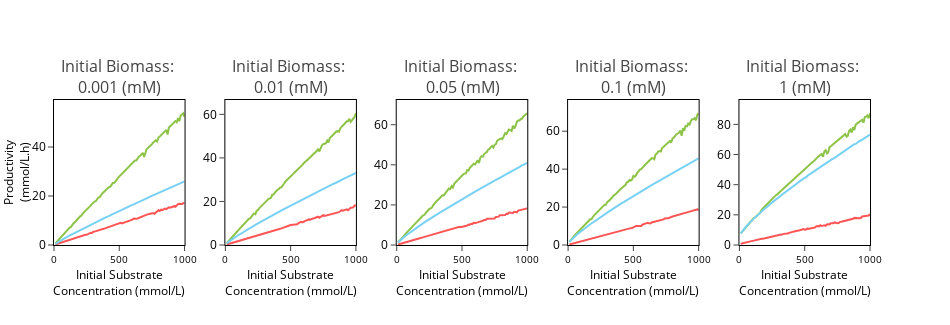

The cell this chart's notebook holds for it:
### Code cell
xaxis_titles = ['Productivity<br>(mmol/L.h)']
for j,metric in enumerate(['productivity']):
    titles = ["Initial Biomass: <br>"+str(sub_conc)+" (mM)" for sub_conc in pecaso_dict.keys()]
    fig = subplots.make_subplots(rows=1, cols=5, subplot_titles=titles,print_grid=False, horizontal_spacing=0.05)
    for i,sub_conc in enumerate(pecaso_dict.keys()):

        fig.add_trace(go.Scatter(x=pecaso_dict[sub_conc]['initial_substrate'], 
                                 y=pecaso_dict[sub_conc]['ts_best'][metric],
                                 name='Optimized Two Stage',
                                 legendgroup='ts_best', line={'color': '#8DC447'},
                                 showlegend=False), row=1, col=i+1)
        fig.add_trace(go.Scatter(x=pecaso_dict[sub_conc]['initial_substrate'], 
                                 y=pecaso_dict[sub_conc]['ts_sub'][metric],
                                 name='Traditional Two Stage',
                                 legendgroup='ts_sub', line={'color': '#FF5555'},
                                 showlegend=False), row=1, col=i+1)
        fig.add_trace(go.Scatter(x=pecaso_dict[sub_conc]['initial_substrate'], 
                                 y=pecaso_dict[sub_conc]['os_best'][metric],
                                 name='Best One Stage',
                                 legendgroup='os_best', line={'color': '#76D1F4'},
                                 showlegend=False), row=1, col=i+1)
        fig.update_yaxes(range=(0,1.1*max(max(pecaso_dict[sub_conc]['ts_best'][metric]),
                                          max(pecaso_dict[sub_conc]['os_best'][metric]),
                                          max(pecaso_dict[sub_conc]['ts_sub'][metric]))),row=1, col=i+1)
        if i==0:
            fig.update_yaxes(showline=True, linewidth=1, linecolor='black', mirror=True, zeroline=False,
                             title_text=xaxis_titles[j],
                             title_font=dict(size=12, color='black'),
                             title_standoff=0,
                             automargin=True, row=1, col=i+1)

    fig.update_xaxes(showline=True, linewidth=1, linecolor='black', mirror=True, zeroline=False,
                     title_text='Initial Substrate<br>Concentration (mmol/L)',
                     title_font=dict(size=12, color='black'),
                     tickfont=dict(size=10, color='black'),
                     title_standoff=0, showexponent='all',exponentformat='power',
                     range=(0,1000),
                     automargin=False,
                     ticks='outside',
                     nticks=5,
                     showgrid=False)
    fig.update_yaxes(showline=True, linewidth=1, linecolor='black', mirror=True, zeroline=False,
                     tickangle=0,
                     ticks='outside',
                     tickfont=dict(size=12, color='black'),
                     showgrid=False)
    fig.update_layout(width=950,
                      height=325,
                      margin={'l':8})
    #fig.update_annotations(dict(font=dict(size=16, color='black')))

    plot(fig)
if not os.path.exists('images'):
    os.mkdir('images')
#pio.write_image(fig, 'images/substrate_sensitivity_objB.svg')
